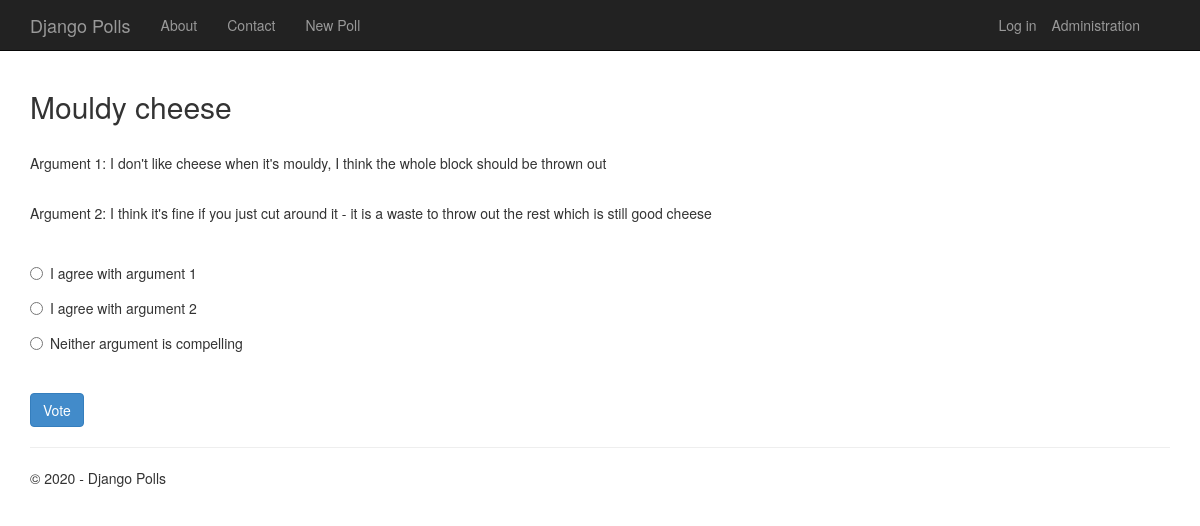
The app's page /18/ with its own data.
### app/models.py (models this page shows, shortened)
class Poll(models.Model):
    fields = ['case_title','p1_arg','p2_arg']
    text = models.CharField(max_length=200)
    arg1 = models.CharField(max_length=200)
    arg2 = models.CharField(max_length=200)
    pub_date = models.DateTimeField('date published', default=timezone.now)

class Choice(models.Model):
    poll = models.ForeignKey(Poll, on_delete=models.CASCADE)
    text = models.CharField(max_length=200)
    votes = models.IntegerField(default=0)

### app/views.py (the view)
class PollDetailView(DetailView):
    model = Poll
    def get_context_data(self, **kwargs):
        context = super(PollDetailView, self).get_context_data(**kwargs)
        context['title'] = 'Poll'
        context['year'] = datetime.now().year
        return context

### app/templates/app/details.html (shortened to what this page needs)
{% extends "app/layout.html" %}
{% block content %}
<h2>{{poll.text}}</h2>
<br />
<p>Argument 1: {{poll.arg1}}</p>
<br />
<p>Argument 2: {{poll.arg2}}</p>
<br />
<form action="{% url 'app:vote' poll.id %}" method="post">
{% for choice in poll.choice_set.all %}
    <div class="radio">
        <label>
            <input type="radio" name="choice" id="choice{{ forloop.counter }}" value="{{ choice.id }}" />
            {{ choice.text }}
        </label>
    </div>
{% endfor %}
    <br />
    <button class="btn btn-primary" type="submit">Vote</button>
</form>
{% endblock %}

### app/static/app/content/site.css (style rules this page uses)
body { padding-top: 50px; padding-bottom: 20px; }
input, select, textarea { max-width: 280px; }
.radio, .checkbox { margin-bottom: 20px; }

### records on screen
Poll: text "Mouldy cheese", arg1 "I don't like cheese when it's mouldy, I think the whole block should be thrown out", arg2 "I think it's fine if you just cut around it - it is a waste to throw out the rest which is still good cheese"
Choice: text "I agree with argument 1"
Choice: text "I agree with argument 2"
Choice: text "Neither argument is compelling"

### other values on screen
{{ year }} "2020"
